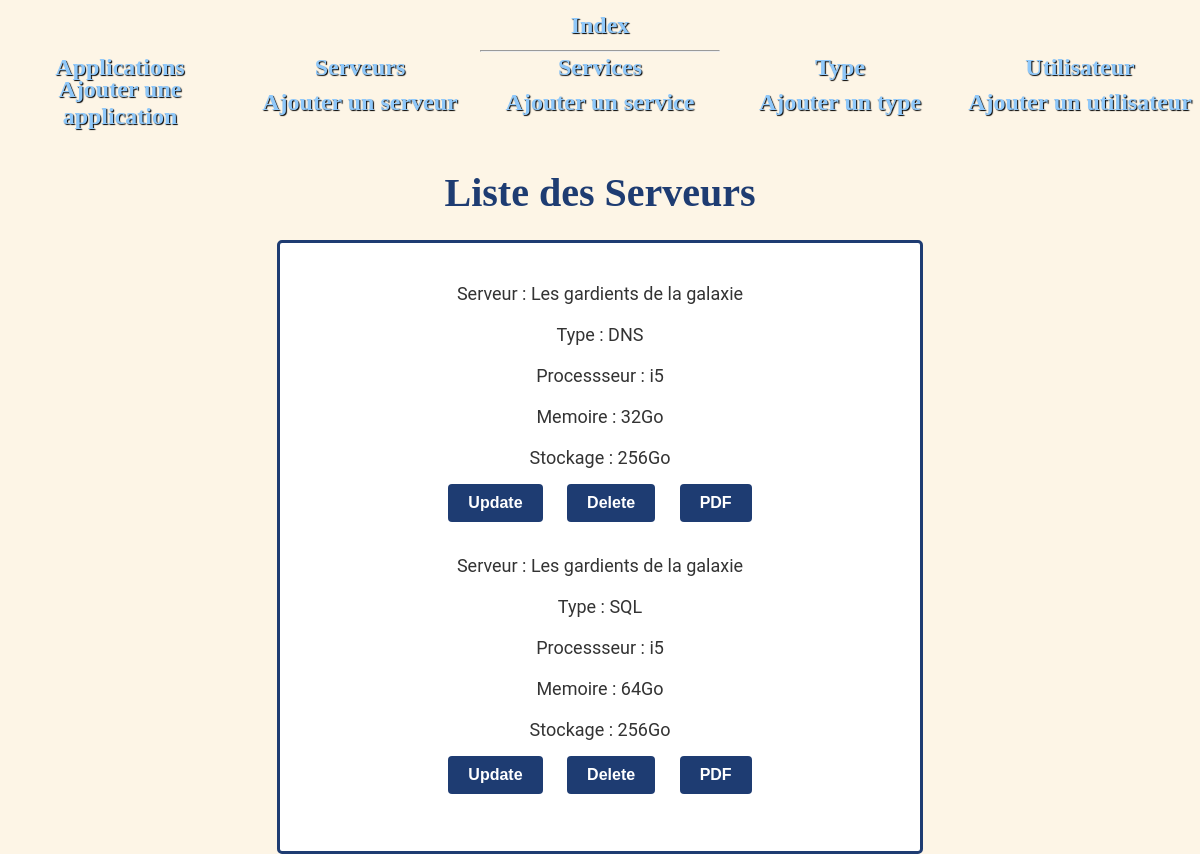
Before: /adminsite/serveurs/ with the older database file.
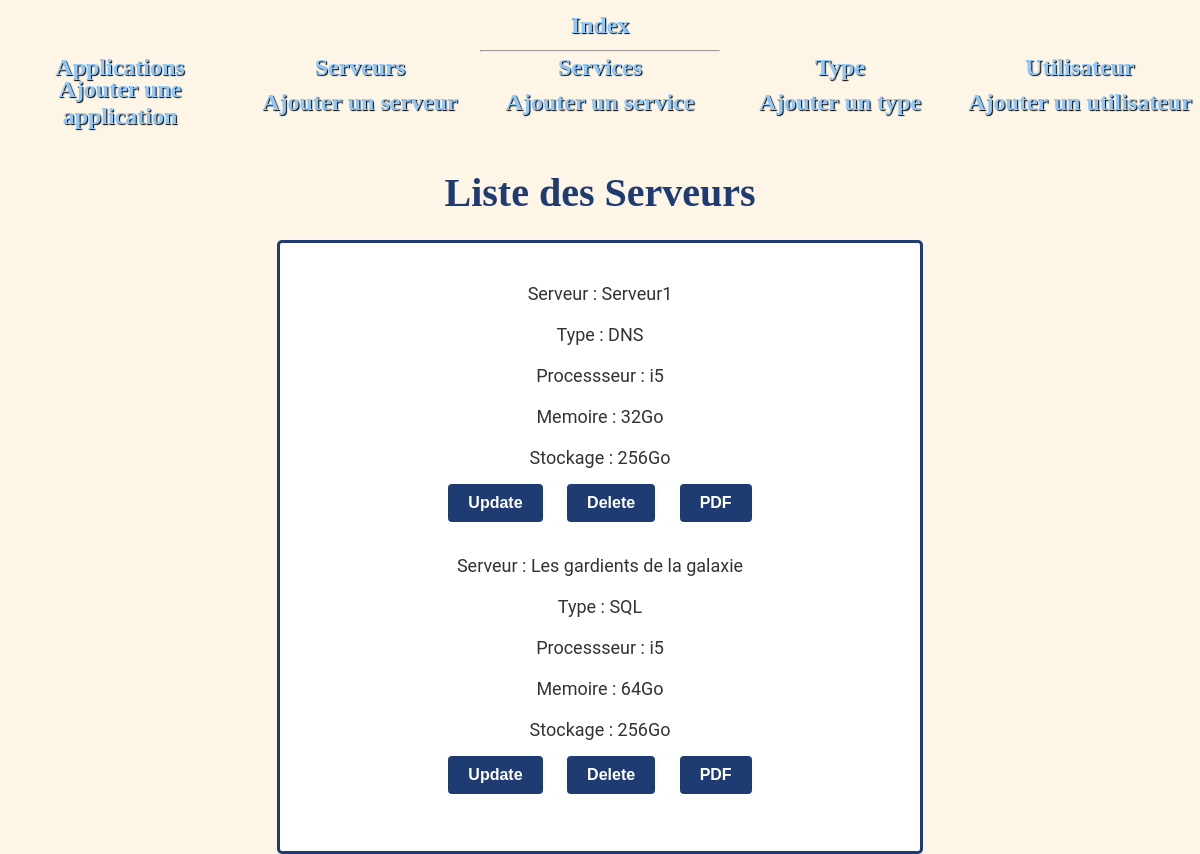
After: the same page with the newer database file.
### adminsite/models.py (models this page shows, shortened)
class Serveurs(models.Model):
    nom = models.CharField(max_length=100)
    type = models.ForeignKey(Types, on_delete=models.CASCADE, null=True, related_name="Type")
    processeur_choices =(("i3","i3"),("i5","i5"),("i7","i7"),("i9","i9"),("ryzen3","ryzen3"),("ryzen5","ryzen5"),("ryzen7","ryzen7"))
    processeur = models.CharField(max_length=20, choices=processeur_choices,null=True)
    memoire_choices = (("64Go","64Go"),("32Go","32Go"),("16Go","16Go"),("8Go","8Go"))
    memoire = models.CharField(max_length=20, choices=memoire_choices, null=True)
    stockage_choices =(("1To","1To"),("512Go","512Go"),("256Go","256Go"), ("128Go","128Go"), ("64Go","64Go"), ("32Go","32Go"))
    stockage = models.CharField(max_length=20, choices=stockage_choices, null=True)

class Types(models.Model):
    test_choices = (("Apache","Apache"),("SQL","SQL"),("DNS","DNS"),("Proxy","Proxy"),("Imap","Imap"))
    type = models.CharField(max_length=20, choices=test_choices, null=True)
    description = models.TextField(null = True, blank = True)
    def __str__(self):
        return f"{self.type}"

### adminsite/serveurs_views.py (the view)
# urls.py: path('', views.index),
def index(request):
    app = list(models.Serveurs.objects.all())
    return render(request, 'adminsite/serveurs/affiche.html',{"liste": app})

### adminsite/templates/adminsite/serveurs/affiche.html (shortened to what this page needs)
<!DOCTYPE html>
<html lang="fr">
    {% extends "adminsite/main.html" %}
{% block content %}
<h2> Liste des Serveurs</h2>
<div class="form">
<ol>
    {% for l in liste %}
    <p>Serveur : {{l.nom}}</p>
    <p>Type : {{l.type}}</p>
    <p>Processseur : {{l.processeur}}</p>
    <p>Memoire : {{l.memoire}}</p>
    <p>Stockage : {{l.stockage}}</p>
<a href="/adminsite/serveurs/update/{{l.id}}/">
<input type="submit" value="Update" class="button">{% csrf_token %}</a>
<a href="/adminsite/serveurs/delete/{{ l.id }}/" >
<input type="submit" value="Delete" class="button">{% csrf_token %}</a>
<a href="/adminsite/pdf/{{l.id}}/" >
    <input type="submit" value="PDF" class="button">{% csrf_token %}</a>
    {% endfor %}
</ol></div>
{% endblock %}

Changed rows visible on the page:
changed Serveurs "32Go": nom "Les gardients de la galaxie" → "Serveur1"
